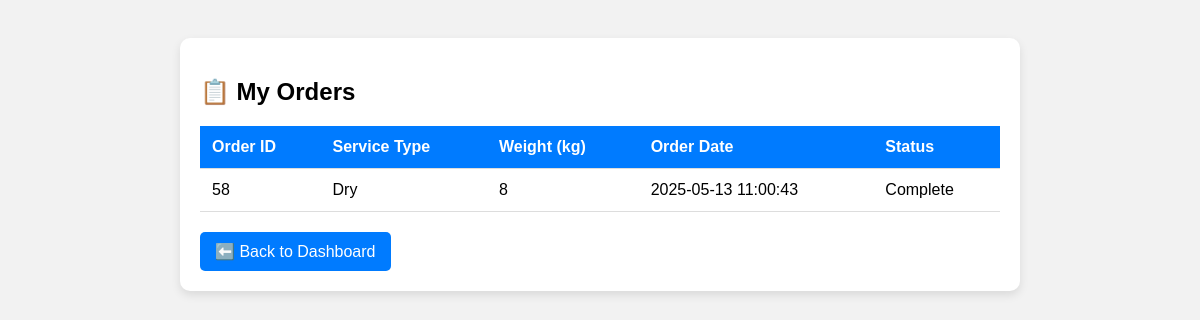
/view_orders.php (signed in), run on the app's committed database.
### tables this page shows
CREATE TABLE `orders` (
  `id` int(11) NOT NULL,
  `customer_id` int(11) NOT NULL,
  `service_type` varchar(100) NOT NULL,
  `weight` float NOT NULL,
  `order_date` datetime NOT NULL,
  `status` varchar(50) NOT NULL,
  `total_amount` decimal(10,2) DEFAULT NULL,
  `detergent` varchar(50) DEFAULT NULL,
  `created_at` datetime DEFAULT current_timestamp(),
  `address` varchar(255) NOT NULL,
  `phone` varchar(20) NOT NULL
);

### view_orders.php (the view, shortened to what this page needs)
<?php
include 'config.php';
$customer_id = $_SESSION['customer_id'];
$sql = "SELECT * FROM orders WHERE customer_id = '$customer_id' ORDER BY order_date DESC";
$result = mysqli_query($conn, $sql);
?>
<!DOCTYPE html>
<html>
<head>
</head>
<body>
    <div class="container">
        <h2>📋 My Orders</h2>
        <?php if (mysqli_num_rows($result) > 0): ?>
            <table>
                <tr>
                    <th>Order ID</th>
                    <th>Service Type</th>
                    <th>Weight (kg)</th>
                    <th>Order Date</th>
                    <th>Status</th>
                </tr>
                <?php while ($row = mysqli_fetch_assoc($result)): ?>
                    <tr>
                        <td><?php echo $row['id']; ?></td>
                        <td><?php echo $row['service_type']; ?></td>
                        <td><?php echo $row['weight']; ?></td>
                        <td><?php echo $row['order_date']; ?></td>
                        <td><?php echo $row['status']; ?></td>
                    </tr>
                <?php endwhile; ?>
            </table>
        <?php else: ?>
            <p>You have no orders yet.</p>
        <?php endif; ?>
        <a href="dashboard.php" class="back-link">⬅️ Back to Dashboard</a>
    </div>
</body>
</html>

### view_orders.php (style rules this page uses)
body { font-family: Arial, sans-serif; background-color: #f2f2f2; padding: 30px; }
.container { max-width: 800px; margin: auto; background-color: white; border-radius: 10px; padding: 20px; box-shadow: 0 4px 10px rgba(0,0,0,0.1); }
h2 { margin-bottom: 20px; }
table { width: 100%; border-collapse: collapse; margin-top: 15px; }
th, td { padding: 12px; text-align: left; border-bottom: 1px solid #ddd; }
th { background-color: #007bff; color: white; }
.back-link { display: inline-block; margin-top: 20px; padding: 10px 15px; background-color: #007bff; color: white; text-decoration: none; border-radius: 5px; }

### data on the page
orders: id "58", service_type "Dry", weight "8", order_date "2025-05-13 11:00:43", status "Complete"
